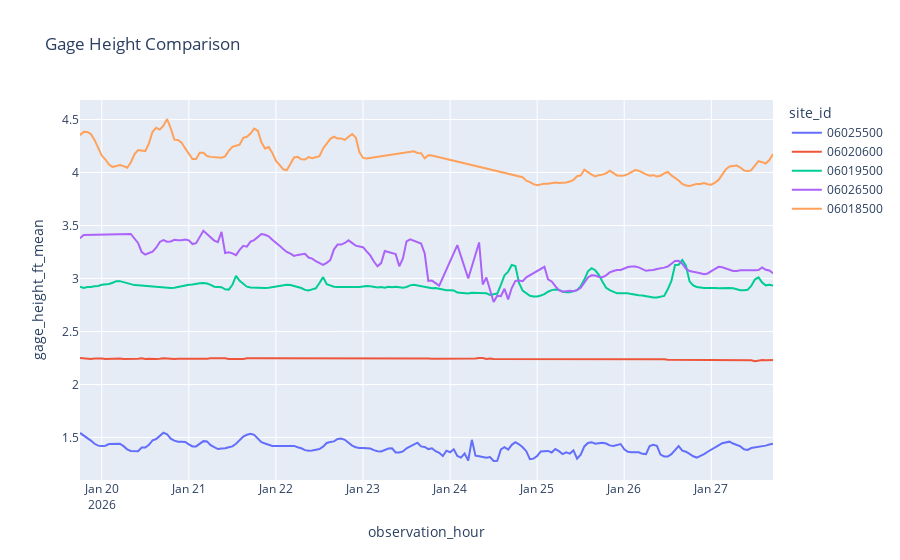

Notebook code cell kept with this figure:
### Markdown cell above
***Maybe normalization?***

### Code cell
fig = px.line(df, x='observation_hour', y='gage_height_ft_mean', color='site_id', title='Gage Height Comparison')
fig.show()

### Figure 1 — Plotly figure (JSON) as saved in the notebook; plotly's stock layout.template omitted (floating-point values rounded to 4 significant figures; data arrays with more than 128 entries replaced by an {"elided": "..."} marker saying what was removed)
{"data": [{"hovertemplate": "site_id=06025500<br>observation_hour=%{x}<br>gage_height_ft_mean=%{y}<extra></extra>", "legendgroup": "06025500", "line": {"color": "#636efa", "dash": "solid"}, "marker": {"symbol": "circle"}, "mode": "lines", "name": "06025500", "orientation": "v", "showlegend": true, "type": "scatter", "x": {"elided": "192 str values"}, "xaxis": "x", "y": {"elided": "192 float values"}, "yaxis": "y"}, {"hovertemplate": "site_id=06020600<br>observation_hour=%{x}<br>gage_height_ft_mean=%{y}<extra></extra>", "legendgroup": "06020600", "line": {"color": "#EF553B", "dash": "solid"}, "marker": {"symbol": "circle"}, "mode": "lines", "name": "06020600", "orientation": "v", "showlegend": true, "type": "scatter", "x": {"elided": "192 str values"}, "xaxis": "x", "y": {"elided": "192 float values"}, "yaxis": "y"}, {"hovertemplate": "site_id=06019500<br>observation_hour=%{x}<br>gage_height_ft_mean=%{y}<extra></extra>", "legendgroup": "06019500", "line": {"color": "#00cc96", "dash": "solid"}, "marker": {"symbol": "circle"}, "mode": "lines", "name": "06019500", "orientation": "v", "showlegend": true, "type": "scatter", "x": {"elided": "192 str values"}, "xaxis": "x", "y": {"elided": "192 float values"}, "yaxis": "y"}, {"hovertemplate": "site_id=06026500<br>observation_hour=%{x}<br>gage_height_ft_mean=%{y}<extra></extra>", "legendgroup": "06026500", "line": {"color": "#ab63fa", "dash": "solid"}, "marker": {"symbol": "circle"}, "mode": "lines", "name": "06026500", "orientation": "v", "showlegend": true, "type": "scatter", "x": {"elided": "160 str values"}, "xaxis": "x", "y": {"elided": "160 float values"}, "yaxis": "y"}, {"hovertemplate": "site_id=06018500<br>observation_hour=%{x}<br>gage_height_ft_mean=%{y}<extra></extra>", "legendgroup": "06018500", "line": {"color": "#FFA15A", "dash": "solid"}, "marker": {"symbol": "circle"}, "mode": "lines", "name": "06018500", "orientation": "v", "showlegend": true, "type": "scatter", "x": {"elided": "156 str values"}, "xaxis": "x", "y": {"elided": "156 float values"}, "yaxis": "y"}], "layout": {"legend": {"title": {"text": "site_id"}, "tracegroupgap": 0}, "title": {"text": "Gage Height Comparison"}, "xaxis": {"anchor": "y", "domain": [0, 1], "title": {"text": "observation_hour"}}, "yaxis": {"anchor": "x", "domain": [0, 1], "title": {"text": "gage_height_ft_mean"}}}}
